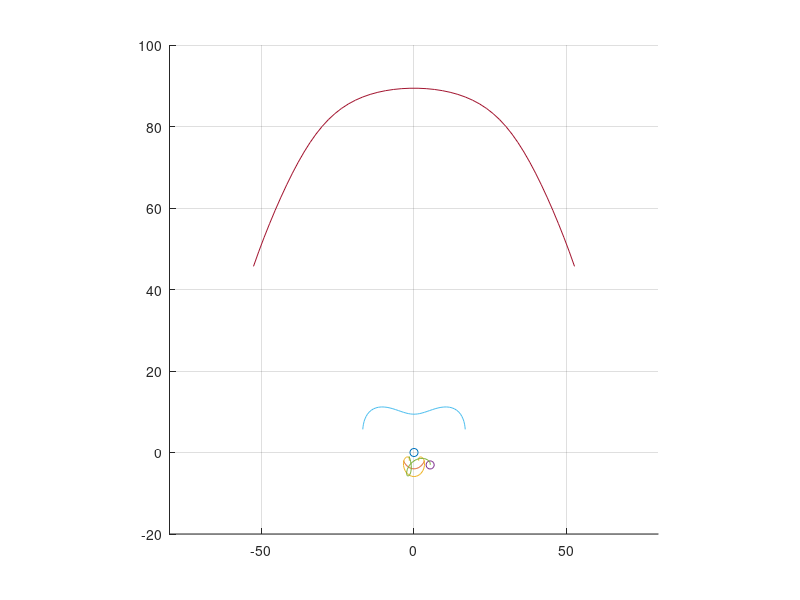

Reproduce this figure in MATLAB.
close all;
clear

omega_9 = 0.5;
omega_5 = 1;
ab = 2.1
bc = 15.5
an = 4
ce = 80
z9 = 20     %pinion
z0 = 90     %housing




%%Important angles
beta_1 = pi()/3;
alpha_1 = pi()/3;

%rate of change angle (speeds) 
alpha_1_omega = 0.1;
beta_1_omgea = alpha_1_omega * (z9/z0);
close all;
clear

omega_9 = 0.5;
omega_5 = 1;
ab = 2.1
bc = 15.5
an = 4
ce = 80
z9 = 20     %pinion
z0 = 90     %housing


%optimistaion fmincom
%fminbud
[z0,z9,ab,bc];

%%Important angles
beta_1 = pi()/3;
alpha_1 = pi()/3;

%rate of change angle (speeds) 
alpha_1_omega = 0.1;
beta_1_omgea = alpha_1_omega * (z9/z0);

beta_1 = linspace(-pi()/3, pi()/3, 50);
alpha_1 = linspace(pi() - ((z0/z9)*pi()/3), pi() + ((z0/z9)*pi()/3), 50);

xn = 0;
yn = 0;

a_centre_x = xn - an*sin(beta_1);
a_centre_y = yn - an*cos(beta_1);

xa = xn - an*sin(beta_1) + 1.9*sin(alpha_1);
ya = yn - an*cos(beta_1) + 1.9*cos(alpha_1);

xb = a_centre_x + ab*cos((- beta_1 + alpha_1));
yb = a_centre_y + ab*sin((- beta_1 + alpha_1));

%USE SIN RULE TO CALCULATE SIGMA

sigma = asin((sin(alpha_1)*ab)/bc);

xc = a_centre_x + ab*sin(alpha_1 - beta_1) - bc*sin(sigma + beta_1);
yc = a_centre_y + ab*cos(alpha_1 - beta_1) + bc*cos(sigma + beta_1);

%beta_range = -pi()/3:0.1:pi()/3;

ex = xc + ce*sin(beta_1);

ey = yc + ce*cos(beta_1);

figure(1);
hold on;
grid on;

pbaspect([1 1 1]);

plot(xn ,yn, 'o');
plot(a_centre_x, a_centre_y);
plot(xa,ya);        %arc
plot(xb(1), yb(1) , 'o');    %circle (oval)
plot(xb,yb);  
plot(xc, yc);      %line atm
plot(ex,ey)  %arc




axis([-80 80 -20 100]);



%% OPTIMISATION 

[z0,z9,ab,bc];

polypoints_x = [ex xc];
polypoints_y = [ey yc];
    
a = polyarea(polypoints_x, polypoints_y)
